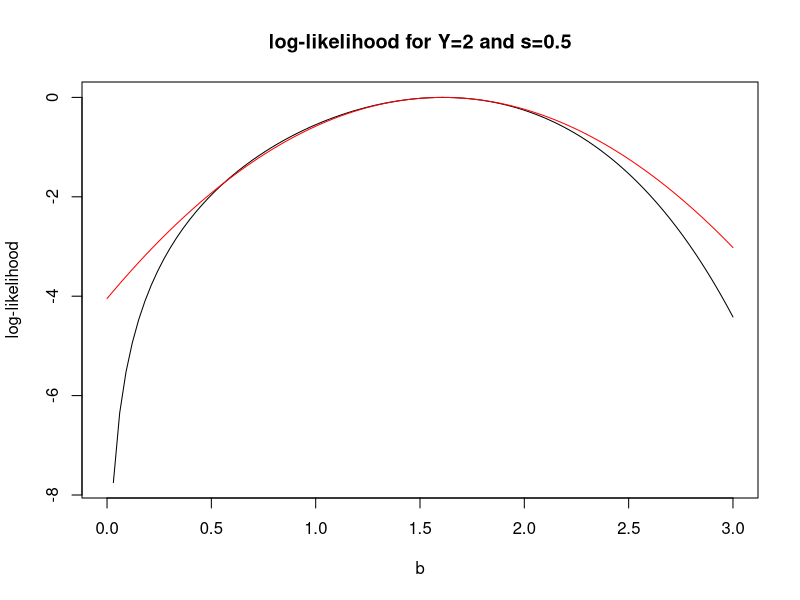
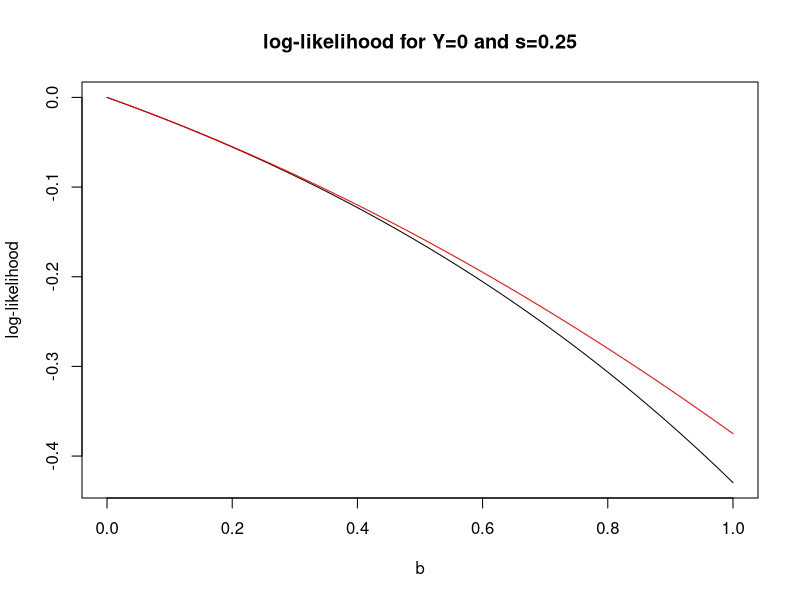

These figures' R source, in order:
## ---- chunk 1
knitr::opts_chunk$set(echo = TRUE)
## ---- chunk 2
l_hess <- function(y, s) {
  
  - (((y/s) + 1)^2) / (y / (s^2))
  
}

loglik <- function(y, b, s) {

  if (y == 0) {
    
    -s * exp(b)
    
  } else {
    
    y * log(exp(b) - 1) - s * exp(b)
    
  }

}
## ---- chunk 3
b = seq(0,3,length=100)
y = 2
s = 0.5
ll = loglik(y, b, s)
plot(b,ll-max(ll),type="l",xlab="b",ylab="log-likelihood",main="log-likelihood for Y=2 and s=0.5")
s2 = -1/l_hess(y,s)
bhat = log((y/s)+1)
ll_approx = dnorm(b,bhat,sqrt(s2),log=TRUE)
lines(b,ll_approx-max(ll_approx),col="red")
## ---- chunk 4
b = seq(0,1,length=100)
y = 0
s = 0.25
ll = loglik(y, b, s)
plot(b,ll-max(ll),type="l",xlab="b",ylab="log-likelihood",main="log-likelihood for Y=0 and s=0.25")
s2 = 1/s
bhat = -1
ll_approx = dnorm(b,bhat,sqrt(s2),log=TRUE)

lines(b,ll_approx-max(ll_approx),col="red")
